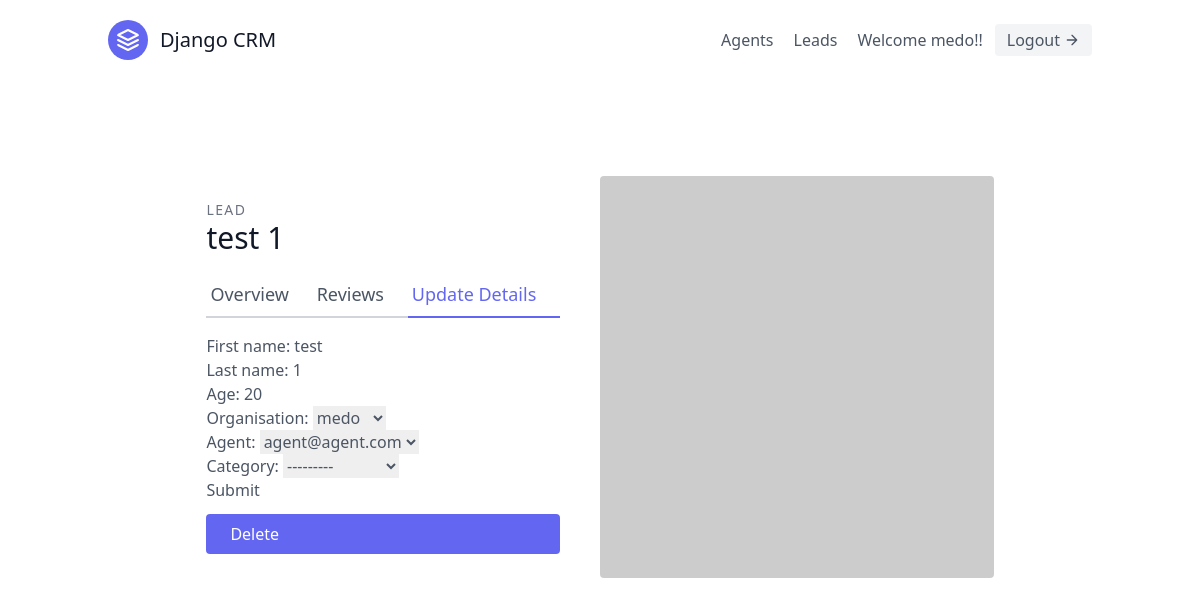
The app's page /base/4/update/ (signed in) with its own data.
### base/models.py (models this page shows, shortened)
class User(AbstractUser):
    is_organisor = models.BooleanField(default= True)
    is_agent = models.BooleanField(default=False)

class Lead(models.Model):
    first_name = models.CharField(max_length= 30)
    last_name = models.CharField(max_length= 30)
    age = models.IntegerField(default=0)
    organisation = models.ForeignKey(UserProfile, on_delete=models.CASCADE)
    agent = models.ForeignKey("Agent", null= True, blank= True, on_delete= models.SET_NULL)
    category = models.ForeignKey('Category', null= True, blank= True, on_delete=models.SET_NULL)

### base/views.py (the view, shortened to what this page needs)
# urls.py: path('<int:pk>/update/', LeadUpdateView.as_view(), name='lead-update'),
class LeadUpdateView(OrganisorAndLoginRequiredMixin, UpdateView):
    form_class = LeadModelForm
    template_name = 'base/lead_update.html'
    def get_queryset(self):
        user = self.request.user
        return Lead.objects.filter(organisation = user.userprofile)

### base/forms.py
class LeadModelForm(forms.ModelForm):
    class Meta:
        model = Lead
        fields = '__all__'

### agents/mixins.py (called while the page is built)
    def dispatch(self, request, *args, **kwargs):
        if not request.user.is_authenticated or not request.user.is_organisor:
            return redirect('base:lead-list')
        return super().dispatch(request, *args, **kwargs)

### base/models.py (called while the page is built)
    def __str__(self) -> str:
        return self.user.username

    def __str__(self) -> str:
        return self.user.email

    def __str__(self) -> str:
        return self.name

### base/templates/base/lead_update.html (shortened to what this page needs)
{% extends 'base.html' %}
{% block content %}
<section class="text-gray-600 body-font overflow-hidden">
    <div class="container px-5 py-24 mx-auto">
      <div class="lg:w-4/5 mx-auto flex flex-wrap">
        <div class="lg:w-1/2 w-full lg:pr-10 lg:py-6 mb-6 lg:mb-0">
          <h2 class="text-sm title-font text-gray-500 tracking-widest">LEAD</h2>
          <h1 class="text-gray-900 text-3xl title-font font-medium mb-4">{{ lead.first_name }} {{ lead.last_name }}</h1>
          <div class="flex mb-4">
            <a href="{% url 'base:lead-detail' lead.pk %}" class="flex-grow border-b-2 border-gray-300 py-2 text-lg px-1">
                Overview
            </a>
            <a class="flex-grow border-b-2 border-gray-300 py-2 text-lg px-1">
                Reviews
            </a>
            <a href="{% url 'base:lead-update' lead.pk %}" class="flex-grow text-indigo-500 border-b-2 border-indigo-500 py-2 text-lg px-1">
                Update Details
            </a>
          </div>
          <form method="POST">
            {{ form.as_p }}
            <button type="submit">Submit</button>
        </form>
          <a href="{% url 'base:lead-delete' lead.pk  %}" class="mt-3 flex ml-auto text-white bg-indigo-500 border-0 py-2 px-6 focus:outline-none hover:bg-indigo-600 rounded">
            Delete
        </a>
        </div>
        <img alt="ecommerce" class="lg:w-1/2 w-full lg:h-auto h-64 object-cover object-center rounded" src="https://dummyimage.com/400x400">
      </div>
    </div>
  </section>
{% endblock %}

### templates/navbar.html (shortened to what this page needs)
<header class="text-gray-600 body-font">
    <div class="container mx-auto flex flex-wrap p-5 flex-col md:flex-row items-center">
      <a class="flex title-font font-medium items-center text-gray-900 mb-4 md:mb-0">
        <svg xmlns="http://www.w3.org/2000/svg" fill="none" stroke="currentColor" stroke-linecap="round" stroke-linejoin="round" stroke-width="2" class="w-10 h-10 text-white p-2 bg-indigo-500 rounded-full" viewBox="0 0 24 24">
          <path d="M12 2L2 7l10 5 10-5-10-5zM2 17l10 5 10-5M2 12l10 5 10-5"></path>
        </svg>
        <span class="ml-3 text-xl">Django CRM</span>
      </a>
      <nav class="md:ml-auto flex flex-wrap items-center text-base justify-center">
        {% if not request.user.is_authenticated %}
        <a href="{% url 'signup' %}" class="mr-5 hover:text-gray-900">Sign Up</a>
        {% else %}
          {% if request.user.is_organisor %}
          <a href="{% url 'agents:agent-list' %}" class="mr-5 hover:text-gray-900">Agents</a>
          {% endif %}
          <a href="{% url 'base:lead-list' %}" class="mr-5 hover:text-gray-900">Leads</a>
        {% endif %}
      </nav>
      {% if request.user.is_authenticated %}
        Welcome {{ request.user.username }}!!
        <a href="{% url 'logout' %}"  class="ml-3 inline-flex items-center bg-gray-100 border-0 py-1 px-3 focus:outline-none hover:bg-gray-200 rounded text-base mt-4 md:mt-0">
          Logout
          <svg fill="none" stroke="currentColor" stroke-linecap="round" stroke-linejoin="round" stroke-width="2" class="w-4 h-4 ml-1" viewBox="0 0 24 24">
            <path d="M5 12h14M12 5l7 7-7 7"></path>
          </svg>
        </a>
      {% endif %}
    </div>
  </header>

### records on screen
User: user.username "medo"
Lead: first_name "test", last_name "1", age "20", organisation "medo", agent "agent@agent.com", category "---------"
